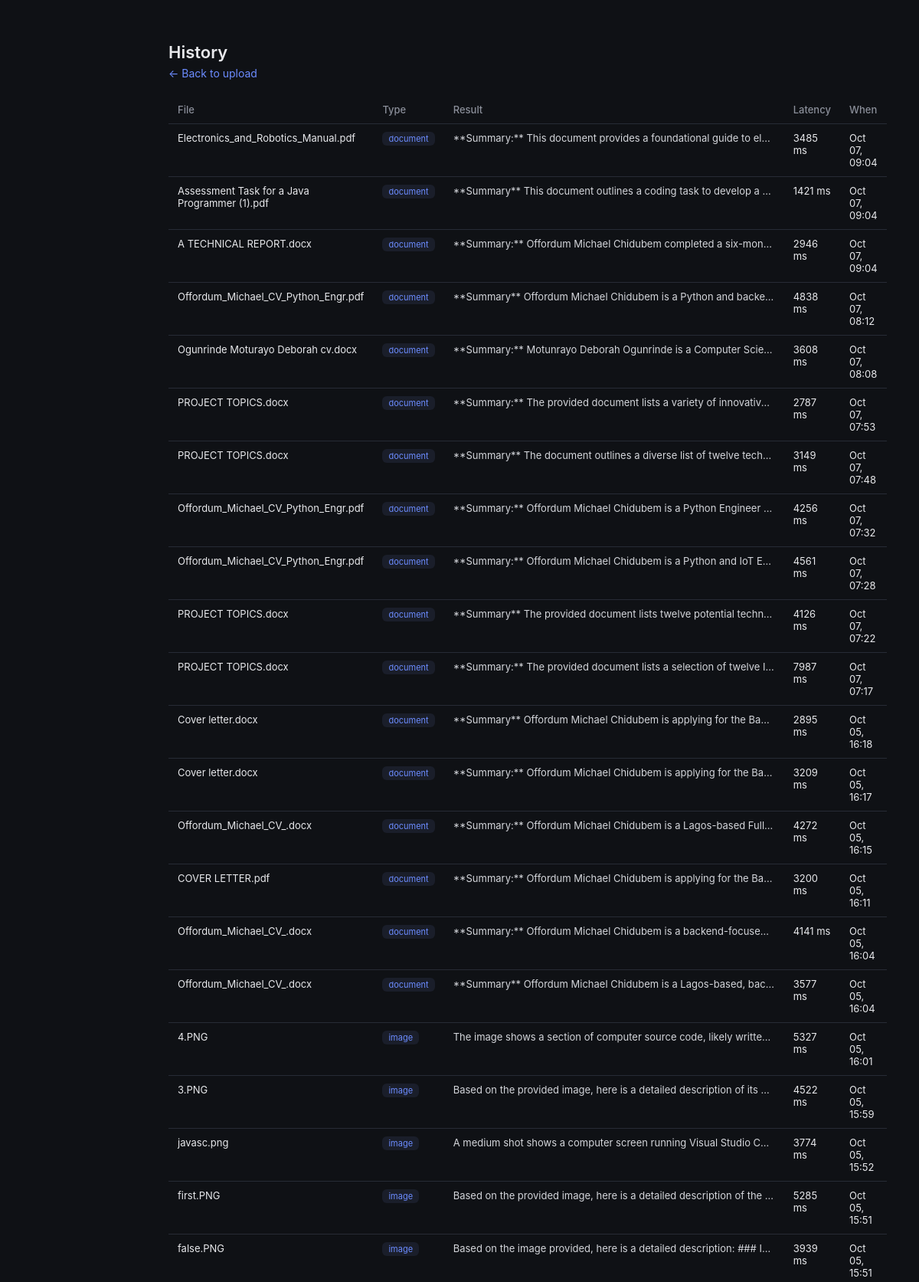
The page /history/ (upper part) on the database its author committed.
### QA/models.py (models this page shows)
class QueryLog(models.Model):
    filename = models.CharField(max_length=255, blank=True)
    file_kind = models.CharField(max_length=20, blank=True)  # "image" or "document"
    question = models.TextField()
    answer = models.TextField(blank=True)
    input_tokens = models.IntegerField(default=0)
    output_tokens = models.IntegerField(default=0)
    latency_ms = models.IntegerField(default=0)
    created_at = models.DateTimeField(auto_now_add=True)

### QA/views.py (the view)
# urls.py: path("history/", views.history, name="history"),
async def history(request):
    logs = [log async for log in QueryLog.objects.order_by("-created_at")[:50]]
    return render(request, "qa/history.html", {"logs": logs})

### QA/templates/qa/history.html (shortened to what this page needs)
<!DOCTYPE html>
<html>
<head>
</head>
<body>
<div class="wrap">
  <h1>History</h1>
  <nav><a href="/">← Back to upload</a></nav>
  {% if logs %}
  <table>
    <tr><th>File</th><th>Type</th><th>Result</th><th>Latency</th><th>When</th></tr>
    {% for log in logs %}
    <tr>
      <td>{{ log.filename|default:"—" }}</td>
      <td><span class="kind">{{ log.file_kind|default:"—" }}</span></td>
      <td class="answer">{{ log.answer|truncatechars:160 }}</td>
      <td>{{ log.latency_ms }} ms</td>
      <td>{{ log.created_at|date:"M d, H:i" }}</td>
    </tr>
    {% endfor %}
  </table>
  {% else %}
  <div class="empty">No uploads yet.</div>
  {% endif %}
</div>
</body>
</html>

### QA/templates/qa/history.html (style rules this page uses)
:root { --bg:#0f1115; --panel:#171a21; --border:#272b35; --text:#e8e9ec; --muted:#8b8f9a; --accent:#6c8cff; }
body { margin:0; font-family: -apple-system, Segoe UI, Roboto, sans-serif; background:var(--bg); color:var(--text); padding:40px 20px; }
.wrap { max-width: 760px; margin: 0 auto; }
h1 { font-size:22px; margin-bottom:4px; font-weight:600; }
nav a { color:var(--accent); text-decoration:none; font-size:14px; }
table { width:100%; border-collapse:collapse; margin-top:20px; font-size:13px; }
th, td { text-align:left; padding:10px 12px; border-bottom:1px solid var(--border); vertical-align:top; }
th { color:var(--muted); font-weight:500; }
.kind { display:inline-block; padding:2px 8px; border-radius:6px; font-size:11px; background:#1a1e2a; color:var(--accent); }
.answer { color:#d4d6db; max-width:420px; overflow:hidden; text-overflow:ellipsis; white-space:nowrap; }

### rows shown on the page
QueryLog: filename "Electronics_and_Robotics_Manual.pdf", file_kind "document", answer "**Summary:** This document provides a foundational guide to el…", latency_ms "3485", created_at "Oct 07, 09:04"
QueryLog: filename "Assessment Task for a Java Programmer (1).pdf", file_kind "document", answer "**Summary** This document outlines a coding task to develop a…", latency_ms "1421", created_at "Oct 07, 09:04"
QueryLog: filename "A TECHNICAL REPORT.docx", file_kind "document", answer "**Summary:** Offordum Michael Chidubem completed a six-mon…", latency_ms "2946", created_at "Oct 07, 09:04"
QueryLog: filename "Offordum_Michael_CV_Python_Engr.pdf", file_kind "document", answer "**Summary** Offordum Michael Chidubem is a Python and backe…", latency_ms "4838", created_at "Oct 07, 08:12"
QueryLog: filename "Ogunrinde Moturayo Deborah cv.docx", file_kind "document", answer "**Summary:** Motunrayo Deborah Ogunrinde is a Computer Scie…", latency_ms "3608", created_at "Oct 07, 08:08"
QueryLog: filename "PROJECT TOPICS.docx", file_kind "document", answer "**Summary:** The provided document lists a variety of innovativ…", latency_ms "2787", created_at "Oct 07, 07:53"
QueryLog: filename "PROJECT TOPICS.docx", file_kind "document", answer "**Summary** The document outlines a diverse list of twelve tech…", latency_ms "3149", created_at "Oct 07, 07:48"
QueryLog: filename "Offordum_Michael_CV_Python_Engr.pdf", file_kind "document", answer "**Summary:** Offordum Michael Chidubem is a Python Engineer…", latency_ms "4256", created_at "Oct 07, 07:32"
QueryLog: filename "Offordum_Michael_CV_Python_Engr.pdf", file_kind "document", answer "**Summary:** Offordum Michael Chidubem is a Python and IoT E…", latency_ms "4561", created_at "Oct 07, 07:28"
QueryLog: filename "PROJECT TOPICS.docx", file_kind "document", answer "**Summary** The provided document lists twelve potential techn…", latency_ms "4126", created_at "Oct 07, 07:22"
QueryLog: filename "PROJECT TOPICS.docx", file_kind "document", answer "**Summary:** The provided document lists a selection of twelve I…", latency_ms "7987", created_at "Oct 07, 07:17"
QueryLog: filename "Cover letter.docx", file_kind "document", answer "**Summary** Offordum Michael Chidubem is applying for the Ba…", latency_ms "2895", created_at "Oct 05, 16:18"
QueryLog: filename "Cover letter.docx", file_kind "document", answer "**Summary:** Offordum Michael Chidubem is applying for the Ba…", latency_ms "3209", created_at "Oct 05, 16:17"
QueryLog: filename "Offordum_Michael_CV_.docx", file_kind "document", answer "**Summary:** Offordum Michael Chidubem is a Lagos-based Full…", latency_ms "4272", created_at "Oct 05, 16:15"
QueryLog: filename "COVER LETTER.pdf", file_kind "document", answer "**Summary:** Offordum Michael Chidubem is applying for the Ba…", latency_ms "3200", created_at "Oct 05, 16:11"
QueryLog: filename "Offordum_Michael_CV_.docx", file_kind "document", answer "**Summary:** Offordum Michael Chidubem is a backend-focuse…", latency_ms "4141", created_at "Oct 05, 16:04"
QueryLog: filename "Offordum_Michael_CV_.docx", file_kind "document", answer "**Summary** Offordum Michael Chidubem is a Lagos-based, bac…", latency_ms "3577", created_at "Oct 05, 16:04"
QueryLog: filename "4.PNG", file_kind "image", answer "The image shows a section of computer source code, likely writte…", latency_ms "5327", created_at "Oct 05, 16:01"
QueryLog: filename "3.PNG", file_kind "image", answer "Based on the provided image, here is a detailed description of its…", latency_ms "4522", created_at "Oct 05, 15:59"
QueryLog: filename "javasc.png", file_kind "image", answer "A medium shot shows a computer screen running Visual Studio C…", latency_ms "3774", created_at "Oct 05, 15:52"
QueryLog: filename "first.PNG", file_kind "image", answer "Based on the provided image, here is a detailed description of the…", latency_ms "5285", created_at "Oct 05, 15:51"
QueryLog: filename "false.PNG", file_kind "image", answer "Based on the image provided, here is a detailed description: ### I…", latency_ms "3939", created_at "Oct 05, 15:51"
